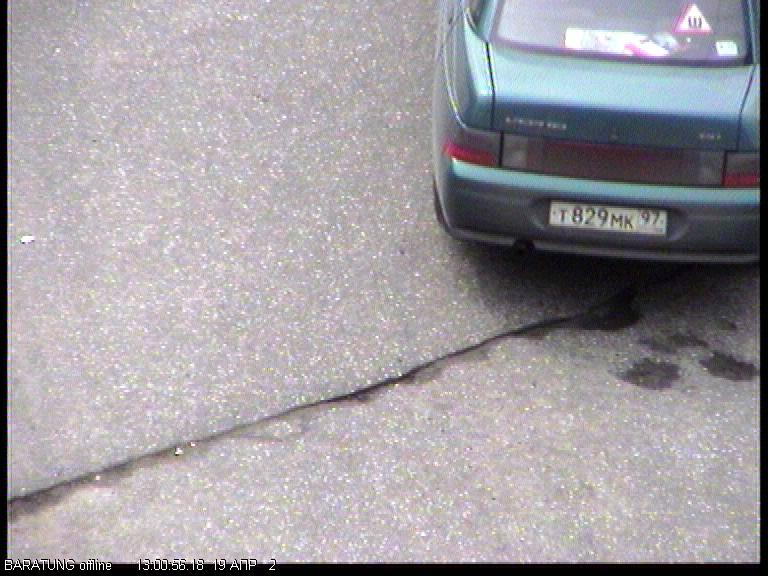
#> input picture CV/img/01-393.jpg, 768 x 576 px, found by its file name
$ jupyter execute pr1.ipynb
#> lines starting #> are read from the running program, lines starting #| are printed output that depends on the picture; after the words box and inside, x2 and y2 are one past the last pixel; in counts of white or black regions, pixels touching at a corner belong together
[cell 1]
import cv2 as cv
import cv2
import numpy as np
import matplotlib.pyplot as plt

[cell 2]
image = cv.imread("..\\img\\01-393.jpg")
#> image is the input picture: shape (576, 768, 3); mean B, G, R 160.1, 155, 159.4
gray = cv.cvtColor(image, cv.COLOR_BGR2GRAY)
blur = cv.medianBlur(gray, 5)
sharpen_kernel = np.array([[-1,-1,-1], [-1,9,-1], [-1,-1,-1]])
sharpen = cv.filter2D(blur, -1, sharpen_kernel)

plt.imshow(sharpen, cmap="gray")

[cell 3]
thresh = cv2.threshold(sharpen, 150, 255, cv2.THRESH_BINARY)[1]
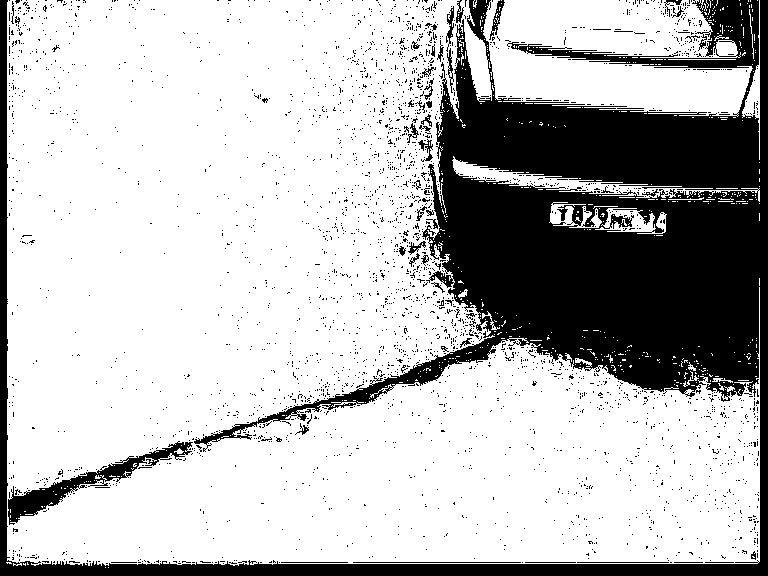
#> thresh: shape (576, 768); 74% white; 2983 black regions (2933 under 20 px), largest, box (x1, y1, x2, y2) and area: (0, 0, 768, 576) 103520, (8, 441, 193, 525) 2672, (489, 0, 505, 40) 179
kernel = cv2.getStructuringElement(cv2.MORPH_RECT, (3,3))
close = cv2.morphologyEx(thresh, cv2.MORPH_CLOSE, kernel, iterations=2)
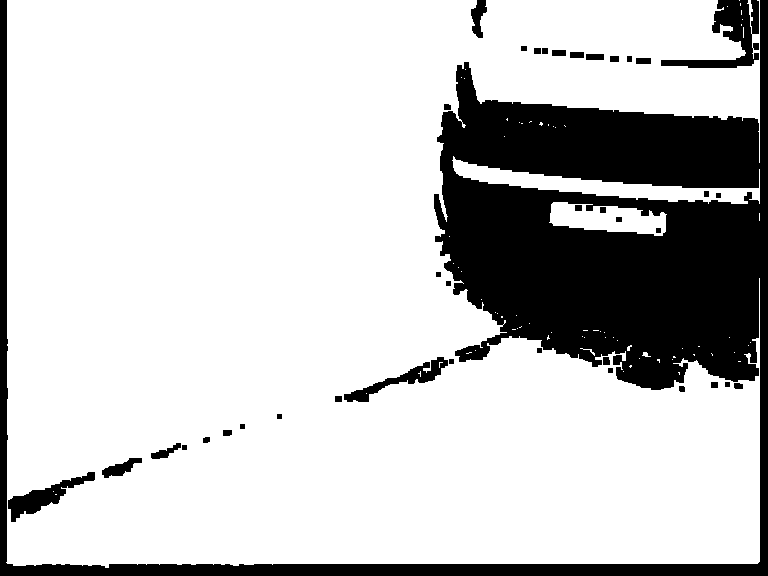
#> close: shape (576, 768); 78.3% white; 39 black regions
plt.imshow(close, cmap="gray")

[cell 4]
def sign(name):
#> called with name = '..\\img\\01-393.jpg'
    image = cv.imread(name)
    gray = cv.cvtColor(image, cv.COLOR_BGR2GRAY)
    blur = cv.medianBlur(gray, 5)
    sharpen_kernel = np.array([[-1,-1,-1], [-1,9,-1], [-1,-1,-1]])
    sharpen = cv.filter2D(blur, -1, sharpen_kernel)

    thresh = cv2.threshold(sharpen, 150, 255, cv2.THRESH_BINARY)[1]
    kernel = cv2.getStructuringElement(cv2.MORPH_RECT, (3,3))
    close = cv2.morphologyEx(thresh, cv2.MORPH_CLOSE, kernel, iterations=2)

    cnts = cv2.findContours(close, cv2.RETR_TREE, cv2.CHAIN_APPROX_SIMPLE)
#> cnts = 111 contours, 71 with area under 20; largest, box (x1, y1, x2, y2) and area: (6, 0, 760, 568) 341211, (452, 156, 760, 204) 4024, (549, 202, 667, 236) 2506, (7, 471, 96, 523) 1440, (343, 356, 449, 403) 1297
    cnts = cnts[0] if len(cnts) == 2 else cnts[1]
    # cv.drawContours(image, cnts, -1, (0,255,0), 3)

    min_area = 2000
    max_area = 3100
    image_number = 0
    for c in cnts:
        area = cv2.contourArea(c)
        if min_area < area < max_area:
            x,y,w,h = cv2.boundingRect(c)
            coef = w * h / area
            if coef < 1.8:

            # ROI = image[y:y+h, x:x+w]
            # cv2.imwrite('ROI_{}.png'.format(image_number), ROI)
                cv2.rectangle(image, (x, y), (x + w, y + h), (36,255,12), 2)
                image_number += 1
#> this loop made 111 passes
#> (area, x, y, w, h, coef, image_number) on pass 47: (2506.5, 549, 202, 118, 34, 1.6, 1)
#> area on passes 48 to 53: 34, 40, 47, 54, 4023.5, 34
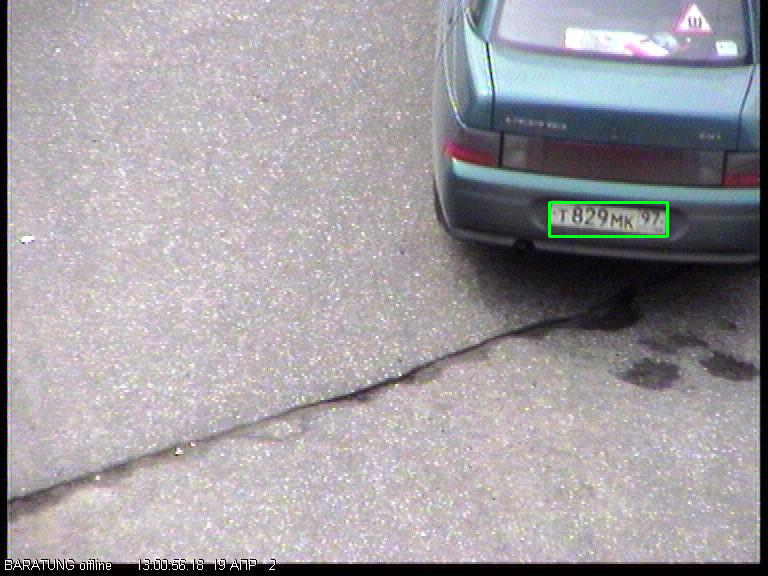
#> image: shape (576, 768, 3); 0.21% of pixels changed, all inside (x1, y1, x2, y2) = (548, 201, 669, 238)
#> after the loop, image_number = 1

    # cv2.imshow('sharpen', sharpen)
    # cv2.imshow('close', close)
    # cv2.imshow('thresh', thresh)
    cv2.imshow(f'image {name}', image)
    cv2.waitKey()

sign("..\\img\\01-393.jpg")
sign("..\\img\\01-541.jpg")
#> call 2 of sign, with name = '..\\img\\01-541.jpg'
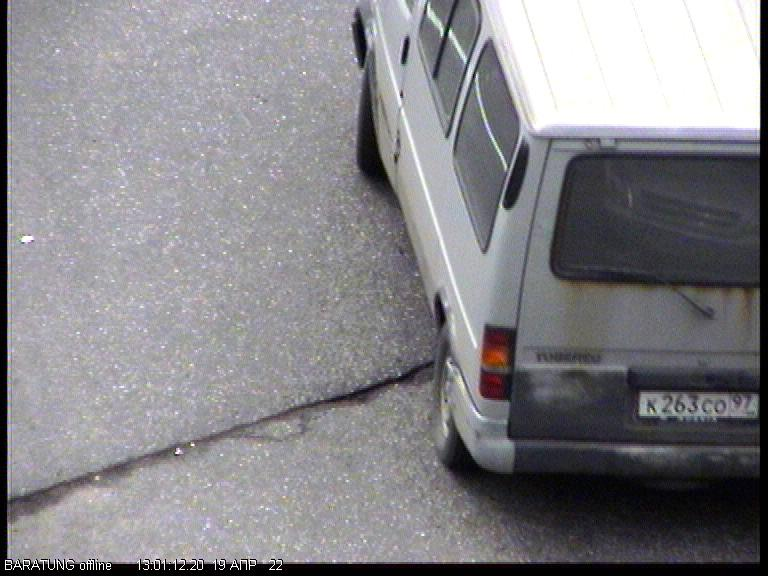
#> input picture CV/img/01-541.jpg, 768 x 576 px, found by its file name
#> in sign, image is the input picture: shape (576, 768, 3); mean B, G, R 136.4, 132.3, 133.6
#> in sign (call 2), `thresh = cv2.threshold(sharpen, 150, 255, cv2.THRESH_BINARY)[1]`:
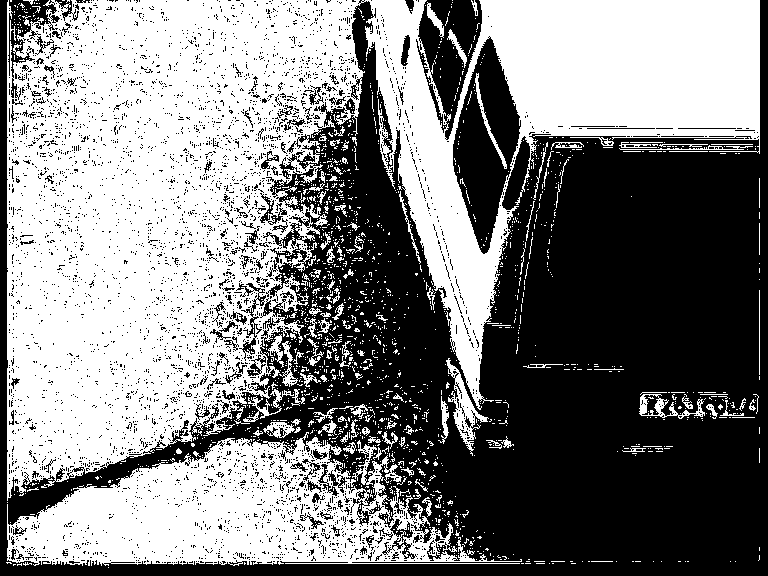
#> thresh: shape (576, 768); 50.7% white; 4542 black regions (4427 under 20 px), largest, box (x1, y1, x2, y2) and area: (0, 0, 768, 576) 186903, (453, 36, 521, 254) 7976, (416, 0, 482, 140) 4717
#> in sign (call 2), `kernel = cv2.getStructuringElement(cv2.MORPH_RECT, (3,3))`: kernel = [[1, 1, 1], [1, 1, 1], [1, 1, 1]]
#> in sign (call 2), `close = cv2.morphologyEx(thresh, cv2.MORPH_CLOSE, kernel, iterations=2)`:
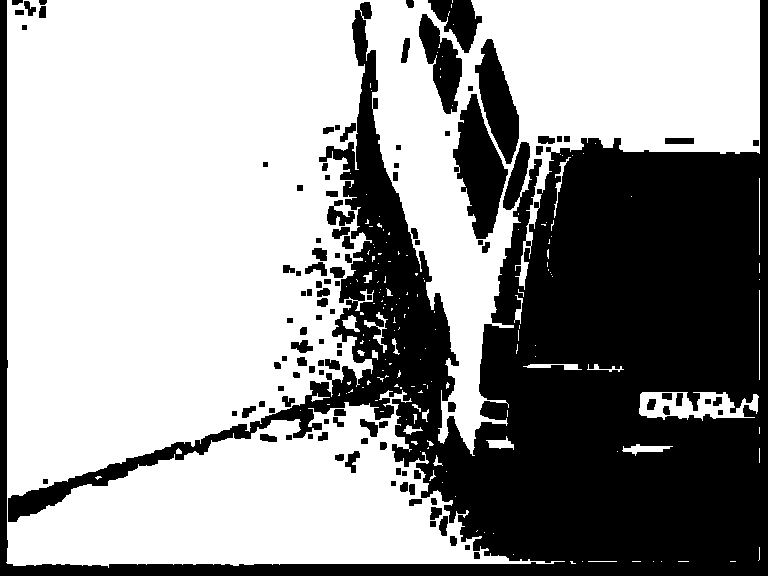
#> close: shape (576, 768); 60.7% white; 113 black regions
#> in sign (call 2), `cnts = cv2.findContours(close, cv2.RETR_TREE, cv2.CHAIN_APPROX_SIMPLE)`: cnts = 285 contours, 150 with area under 20; largest, box (x1, y1, x2, y2) and area: (6, 0, 760, 568) 277385, (452, 93, 509, 240) 4524, (474, 38, 520, 165) 2987, (418, 13, 463, 115) 2328, (639, 392, 759, 421) 2190
#> the loop in sign (call 2), `for c in cnts:` made 285 passes
#> (area, x, y, w, h, coef, image_number) on pass 43: (2190, 639, 392, 120, 29, 1.59, 1)
#> (area, x, y, w, h, coef) on passes 272, 275: (2987, 474, 38, 46, 127, 1.96), (2328, 418, 13, 45, 102, 1.97)
#> after the loop in sign (call 2), `for c in cnts:`:
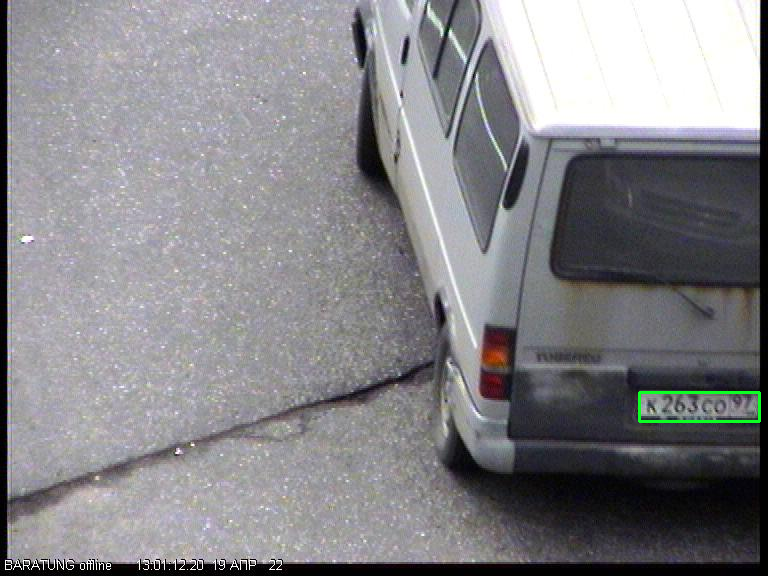
#> image: shape (576, 768, 3); 0.2% of pixels changed, all inside (x1, y1, x2, y2) = (638, 391, 761, 423)
#> after the loop in sign (call 2), `for c in cnts:`: image_number = 1
sign("..\\img\\01-715.jpg")
#> call 3 of sign, with name = '..\\img\\01-715.jpg'
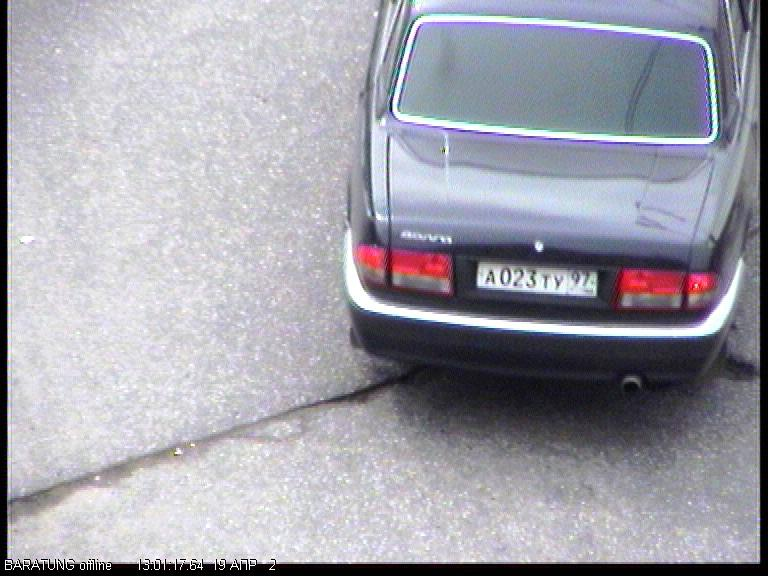
#> input picture CV/img/01-715.jpg, 768 x 576 px, found by its file name
#> in sign, image is the input picture: shape (576, 768, 3); mean B, G, R 170.2, 160.6, 161.2
#> in sign (call 3), `thresh = cv2.threshold(sharpen, 150, 255, cv2.THRESH_BINARY)[1]`: thresh: shape (576, 768); 65.8% white; 1442 black regions (1404 under 20 px), largest, box (x1, y1, x2, y2) and area: (194, 0, 759, 505) 90114, (397, 22, 713, 138) 23393, (0, 0, 768, 576) 18151
#> in sign (call 3), `close = cv2.morphologyEx(thresh, cv2.MORPH_CLOSE, kernel, iterations=2)`:
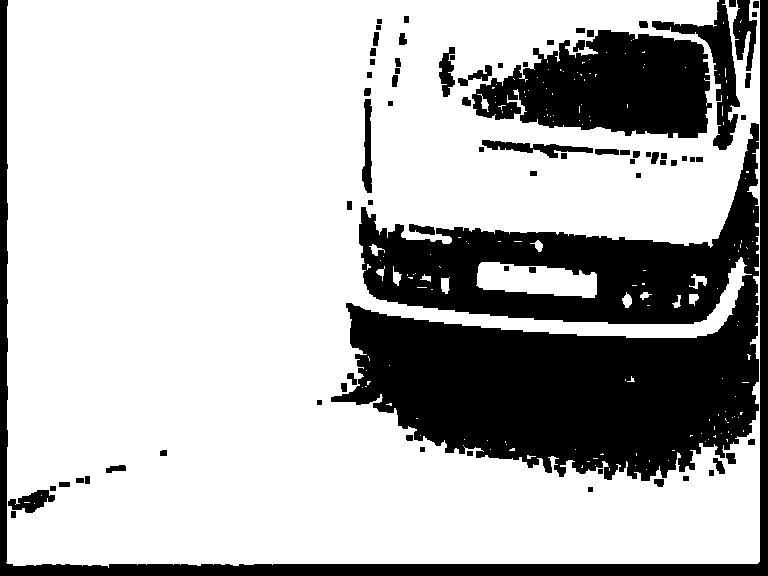
#> close: shape (576, 768); 71.9% white; 79 black regions
#> in sign (call 3), `cnts = cv2.findContours(close, cv2.RETR_TREE, cv2.CHAIN_APPROX_SIMPLE)`: cnts = 240 contours, 150 with area under 20; largest, box (x1, y1, x2, y2) and area: (6, 0, 760, 568) 418864, (330, 122, 760, 482) 85030, (471, 29, 713, 139) 18316, (476, 262, 597, 298) 3000, (481, 139, 594, 159) 944
#> the loop in sign (call 3), `for c in cnts:` made 240 passes
#> (area, x, y, w, h, coef, image_number) on pass 137: (3000, 476, 262, 121, 36, 1.45, 1)
#> area on passes 10, 11, 12, 16, 17, 18: 418864.5, 46, 665.5, 34, 40, 70
#> after the loop in sign (call 3), `for c in cnts:`:
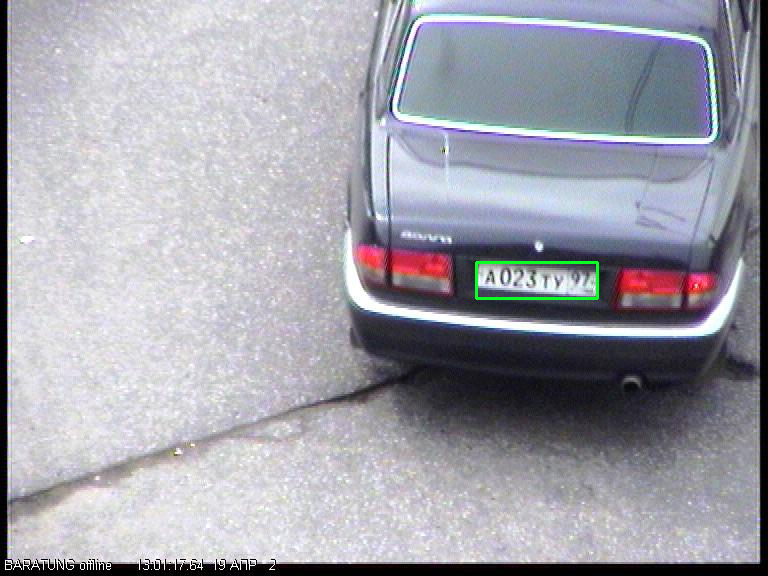
#> image: shape (576, 768, 3); 0.21% of pixels changed, all inside (x1, y1, x2, y2) = (475, 261, 599, 300)
#> after the loop in sign (call 3), `for c in cnts:`: image_number = 1
